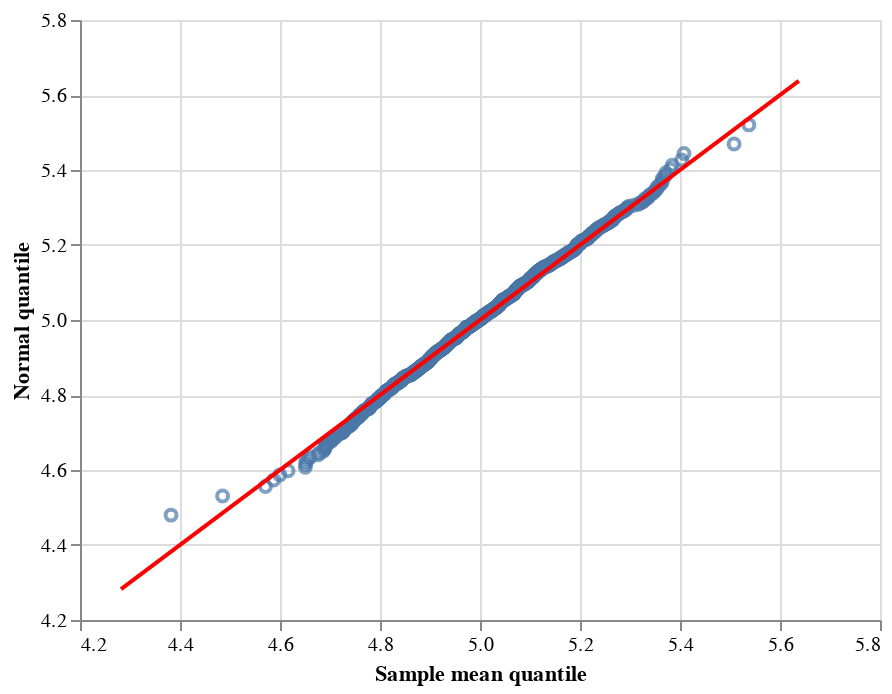

Source (notebook cell):
### Code cell
unit_mesh = [1 - (1 / len(sample_means)) * ix - (0.5 / len(sample_means)) for ix in range(0,len(sample_means))]
quantile_vals = [stats.norm.isf(u, loc = 5, scale = clt_scale) for u in unit_mesh]
sample_means.sort()
quant_df = pd.DataFrame({
    "sample_means": sample_means,
    "quantiles": quantile_vals})

ab_lims = [min(sample_means)-0.1, max(sample_means)+0.1]
abline_df = pd.DataFrame({"x": ab_lims, "y": ab_lims})

quant_points = (alt
                   .Chart(quant_df)
                   .mark_point()
                   .encode(x =  alt.X('sample_means:Q',
                                      scale=alt.Scale(zero=False),
                                      title = "Sample mean quantile"),
                           y = alt.Y('quantiles:Q',
                                      scale=alt.Scale(zero=False),
                                      title = "Normal quantile")))

ab_line = (alt
          .Chart(abline_df)
          .mark_line(color = "red")
          .encode(x = "x", y = "y"))

quant_points + ab_line

### Figure 1 — Vega-Lite specification as saved in the notebook (floating-point values rounded to 4 significant figures; data arrays with more than 128 entries replaced by an {"elided": "..."} marker saying what was removed)
{"config": {"view": {"continuousWidth": 400, "continuousHeight": 300}}, "layer": [{"data": {"name": "data-f9a064cda7f6ad1ed1ff994de90cf812"}, "mark": "point", "encoding": {"x": {"type": "quantitative", "field": "sample_means", "scale": {"zero": false}, "title": "Sample mean quantile"}, "y": {"type": "quantitative", "field": "quantiles", "scale": {"zero": false}, "title": "Normal quantile"}}}, {"data": {"name": "data-dc9b9be9025c11ca6026b230f3ce2f8e"}, "mark": {"type": "line", "color": "red"}, "encoding": {"x": {"type": "quantitative", "field": "x"}, "y": {"type": "quantitative", "field": "y"}}}], "$schema": "https://vega.github.io/schema/vega-lite/v4.8.1.json", "datasets": {"data-f9a064cda7f6ad1ed1ff994de90cf812": {"elided": "1000 records"}, "data-dc9b9be9025c11ca6026b230f3ce2f8e": [{"x": 4.282, "y": 4.282}, {"x": 5.638, "y": 5.638}]}}
